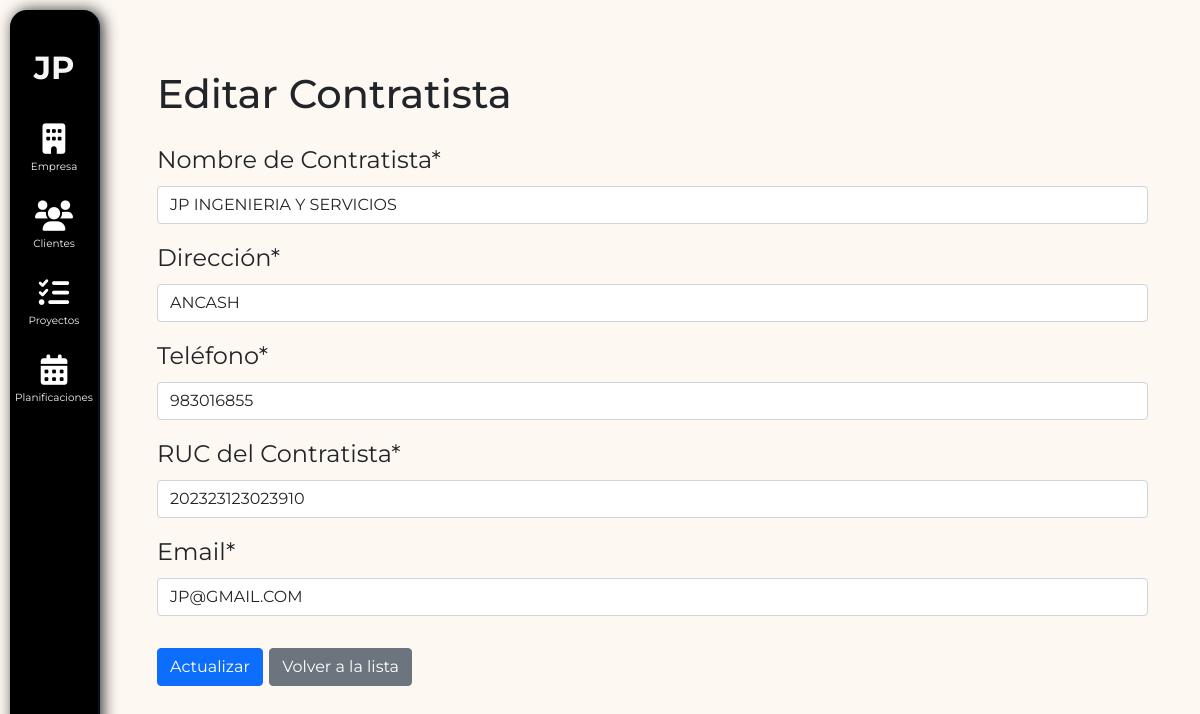
The page /projects/contractors/1/edit/ (signed in) on the database its author committed.
### projects/models.py (models this page shows, shortened)
class Contractor(models.Model):
    contractor_name = models.CharField(max_length=100, verbose_name="Nombre de Contratista")
    address = models.CharField(max_length=150, verbose_name="Dirección")
    phone = models.CharField(max_length=20, verbose_name="Teléfono")
    contractor_ruc = models.CharField(max_length=20, verbose_name="RUC del Contratista")
    email = models.EmailField()

### projects/views.py (the view)
# urls.py: path('contractors/<int:pk>/edit/', ContractorUpdateView.as_view(), name='contractor_edit'),
class ContractorUpdateView(UpdateView):
    model = Contractor
    form_class = ContractorForm
    template_name = 'contractor/contractor_form.html'
    success_url = reverse_lazy('contractor_list')

### projects/forms.py
class ContractorForm(forms.ModelForm):
    class Meta:
        model = Contractor
        fields = '__all__'

### projects/templates/contractor/contractor_form.html (shortened to what this page needs)
{% extends "base.html" %}
{% load crispy_forms_tags %}
{% block content %}
  <div class="container mt-5">
    <h1 class="mb-4">{% if object %}Editar{% else %}Añadir{% endif %} Contratista</h1>
    <form method="post">
      {{ form|crispy }}
      <button type="submit" class="btn btn-primary mt-3">{% if object %}Actualizar{% else %}Crear{% endif %}</button>
      <a href="{% url 'contractor_list' %}" class="btn btn-secondary mt-3">Volver a la lista</a>
    </form>
  </div>
{% endblock %}

### nexus/templates/base.html (style rules this page uses)
* { font-family: 'Montserrat', sans-serif; margin: 0; padding: 0; box-sizing: border-box; }
html, body { margin: 0; padding: 0; width: 100%; height: 100%; }
body { overflow: hidden; background-color: #fdf8f2; }

### rows shown on the page
Contractor: contractor_name "JP INGENIERIA Y SERVICIOS", address "ANCASH", phone "983016855", contractor_ruc "202323123023910", email "JP@GMAIL.COM"
